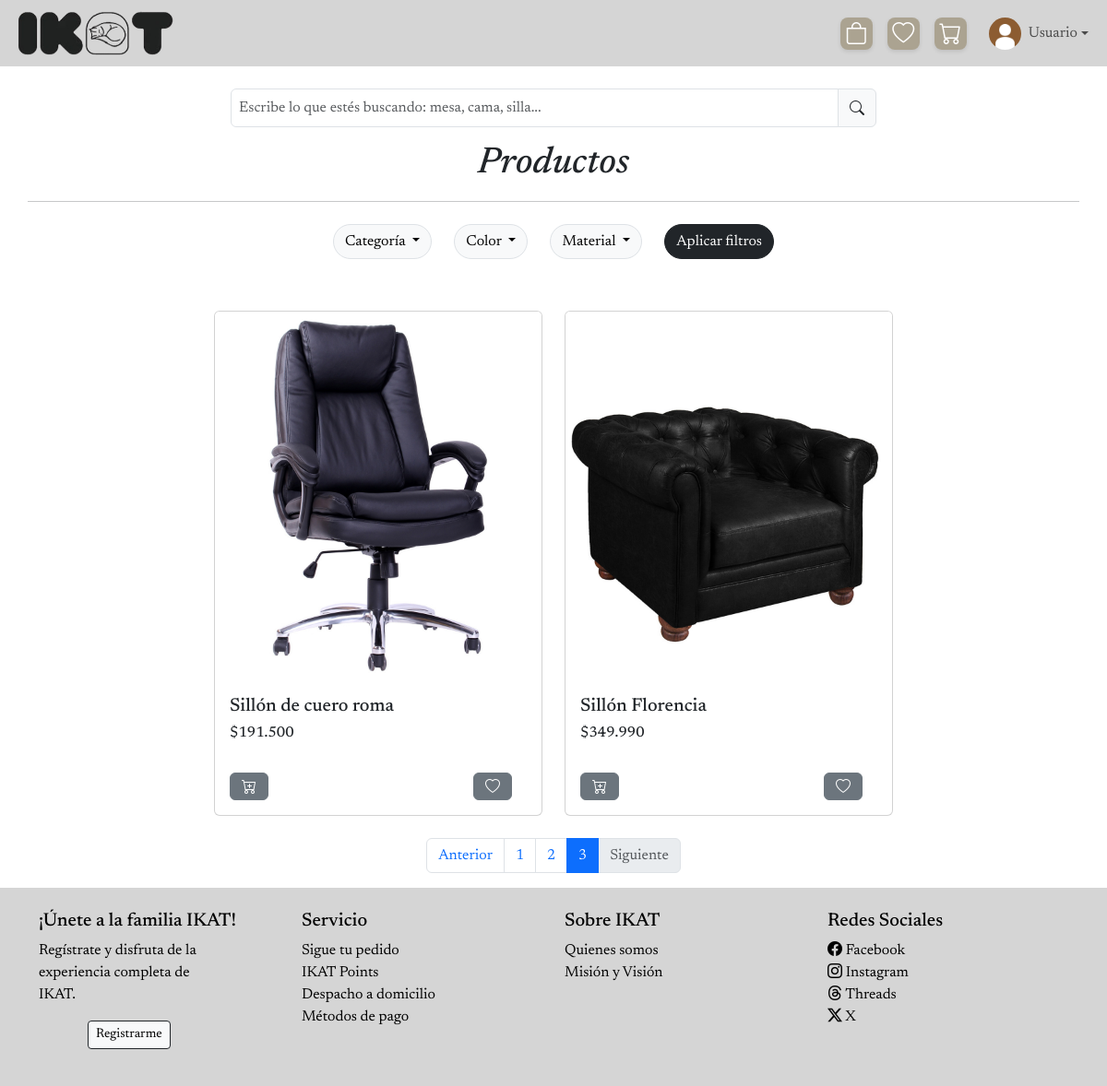
The app's page /views/catalogo.php?pagina=3, older data.
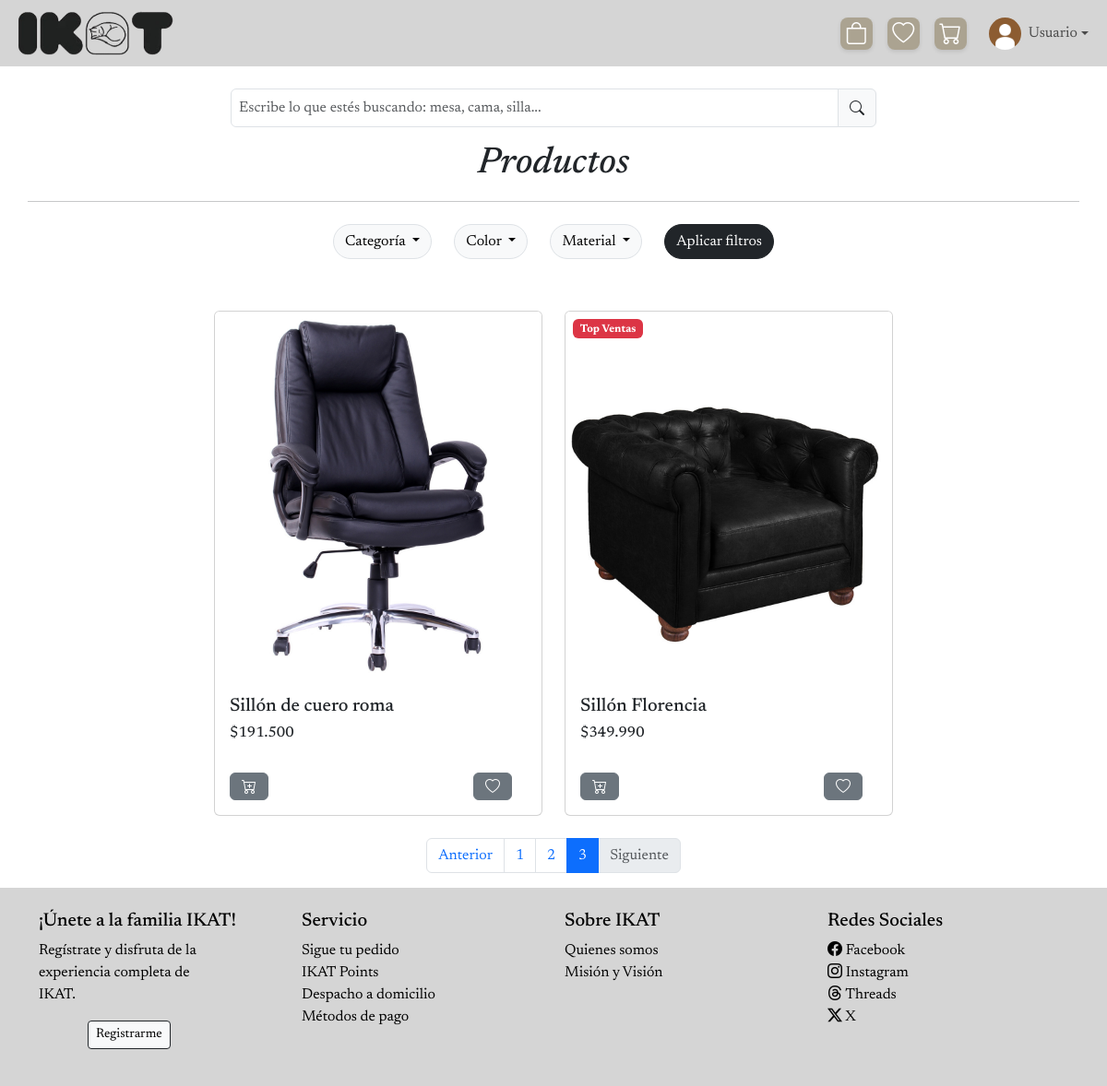
The same page, newer data.
### tables this page shows
CREATE TABLE `producto` (
  `id_producto` int(10) NOT NULL,
  `nombre_producto` varchar(50) NOT NULL,
  `precio_unitario` int(11) NOT NULL,
  `stock_producto` int(11) NOT NULL,
  `descripcion_producto` text NOT NULL,
  `foto_producto` varchar(255) NOT NULL,
  `cantidad_vendida` int(11) NOT NULL,
  `top_venta` tinyint(1) NOT NULL,
  `activo` tinyint(1) NOT NULL,
  `id_subcategoria` int(11) DEFAULT NULL
);

### views/catalogo.php (the view, shortened to what the changed rows need)
<!doctype php>
<php lang="es">
    <head>
        <link href="https://cdn.jsdelivr.net/npm/bootstrap@5.3.3/dist/css/bootstrap.min.css" rel="stylesheet"
>
        <link rel="stylesheet" href="..\assets\css\styles.css">
        <link rel="stylesheet" href="..\assets\css\barra_busqueda.css">
        <link rel="stylesheet" href="..\assets\css\rating.css">
        <link rel="stylesheet" href="https://cdn.jsdelivr.net/npm/bootstrap-icons@1.11.3/font/bootstrap-icons.min.css">
    </head>
    <body>
        <div class="container-f">
            <div class="nain">
                <div class="container mt-3">
                    <form id="form-filtros" method="GET" action="javascript:void(0);"
                        onsubmit="return filtrarProductos()">
                        <div class="row justify-content-center">
                            <h1 class="text-center mb-3">Productos</h1>
                        </div>
                    </form>
                </div>
                <?php
                include_once '../config/conexion.php';
                $sqlTopVentas = "SELECT id_producto FROM producto WHERE activo = 1 ORDER BY cantidad_vendida DESC LIMIT 3";
                $resultTopVentas = $conn->query($sqlTopVentas);
                $topVentas = [];
                if ($resultTopVentas && $resultTopVentas->num_rows > 0) {
                    while ($row = $resultTopVentas->fetch_assoc()) {
                        $topVentas[] = $row['id_producto'];
                    }
                }
                $productosPorPagina = 6;
                $paginaActual = isset($_GET['pagina']) ? (int) $_GET['pagina'] : 1;
                $offset = ($paginaActual - 1) * $productosPorPagina;
                $sql = "SELECT * FROM producto WHERE activo = 1 LIMIT $productosPorPagina OFFSET $offset";
                $result = $conn->query($sql);
                if ($result->num_rows > 0):
                ?>
                    <div class="container mt-4">
                        <div id="product-container" class="row justify-content-center">
                        <?php while ($producto = $result->fetch_assoc()): ?>
                            <?php
                            $id_producto = $producto['id_producto'];
                            $esTopVenta = in_array($id_producto, $topVentas);
                            $ruta_original = $producto['foto_producto'];
                            $ruta_ajustada = str_replace("../../", "../", $ruta_original);
                            $sqlOferta = "SELECT porcentaje_descuento FROM oferta WHERE id_producto = $id_producto";
                            $resultadoOferta = $conn->query($sqlOferta);
                            $tieneOferta = $resultadoOferta->num_rows > 0;
                            $precioOriginal = $producto['precio_unitario'];
                            $precioConDescuento = $precioOriginal;
                            ?>
                            <div class="col-6 col-md-4 mb-4">
                                <div class="card d-flex flex-column h-100">
                                    <a href="producto.php?id=<?= $id_producto ?>" class="text-decoration-none">
                                        <div class="card-img-container position-relative d-flex justify-content-center align-items-center">
                                            <img src="<?= $ruta_ajustada ?>" class="card-img-top img-fluid h-100" alt="Imagen del producto" style="object-fit: cover; width: 100%; height: auto;" id="product-image-<?= $id_producto ?>">
                                            <?php if ($esTopVenta): ?>
                                                <span class="badge bg-danger position-absolute top-0 start-0 m-2">Top Ventas</span>
                                            <?php endif; ?>
                                        </div>
                                    </a>
                                    <div class="card-body d-flex flex-column">
                                        <h5 class="card-title text-truncate"><?= htmlspecialchars($producto['nombre_producto']) ?></h5>
                                        <div class="mb-3">
                                            <?php if ($tieneOferta): ?>
                                                <span class="text-muted text-decoration-line-through" style="font-size: 0.9rem;">
                                                    $<?= number_format($precioOriginal, 0, ',', '.') ?>
                                                </span>
                                                <span class="text-danger fw-bold" style="font-size: 1.2rem;">
                                                    $<?= number_format($precioConDescuento, 0, ',', '.') ?>
                                                </span>
                                            <?php else: ?>
                                                <h6 class="card-text mb-3">$<?= number_format($precioOriginal, 0, ',', '.') ?></h6>
                                            <?php endif; ?>
                                        </div>
                                        <div class="d-flex justify-content-between align-items-center pe-3">
                                            <button type="button" class="btn btn-secondary me-2 carrito-btn" onclick="agregarAlCarrito(<?= $id_producto ?>)">
                                                <i class="bi bi-cart-plus"></i>
                                            </button>
                                            <button type="button" class="btn btn-secondary lista-deseos-btn" onclick="agregarAListaDeDeseos(<?= $id_producto ?>)">
                                                <i class="bi bi-heart"></i>
                                            </button>
                                        </div>
                                    </div>
                                </div>
                            </div>
                        <?php endwhile; ?>
                        </div>
                    </div>
                <?php
                else:
                    echo "<p>No se encontraron productos.</p>";
                endif;
                ?>
            </div>
        </div>
    </body>
</php>

Row changes from the older to the newer data that the page shows:
changed producto "Sillón Florencia": now shows "Top Ventas"
